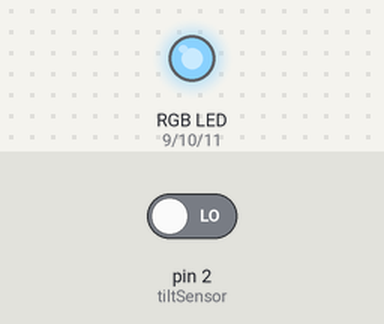
The sketch below on a simulated Arduino Uno, built with avr-gcc and run on an emulated ATmega328P. Shown: an RGB LED mixed from three pins (HIGH = lit). The inputs (shaded band) are chosen by the test bench; at power-on: pin 2 (tiltSensor) LOW.

Above: at 1.2 s.
1.3 s: pin 2 (tiltSensor) driven HIGH
At 2.0 s:
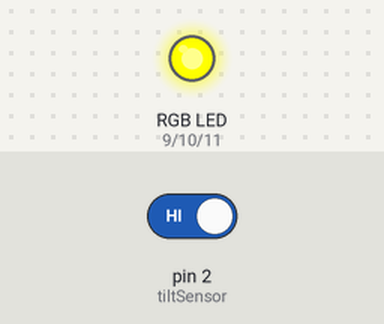
2.8 s: pin 2 (tiltSensor) driven LOW
At 3.1 s:
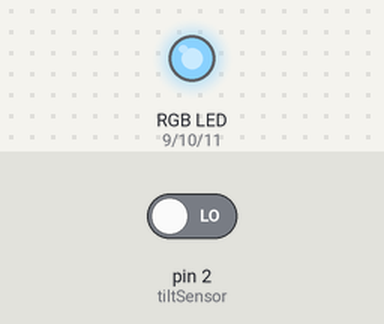
Timing chart, 0 to 5.8 s (numbered marks = the images above; inputs shaded):
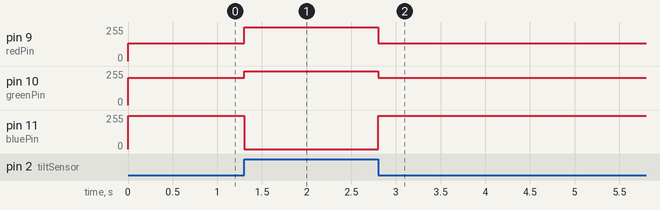

The sketch:

ch25_2.ino
```cpp
const int tiltSensor = 2;
const int redPin = 9;
const int greenPin = 10;
const int bluePin = 11;

void setup() {
    pinMode(tiltSensor, INPUT);
    pinMode(redPin, OUTPUT);
    pinMode(greenPin, OUTPUT);
    pinMode(bluePin, OUTPUT);
}

void setColor(int red, int green, int blue) {
    analogWrite(redPin, red);
    analogWrite(greenPin, green);
    analogWrite(bluePin, blue);
}

void loop() {
    int tiltState = digitalRead(tiltSensor);

    if (tiltState == HIGH) {
        setColor(255, 255, 0); // 노란색 (빨강+초록)
    } else {
        setColor(135, 206, 250); // 하늘색 (RGB 값: 연한 파랑)
    }
}
```

Measured:
- after the input at 1.3 s, pin 9 (redPin): 135/255 → 255/255 at once; pin 10 (greenPin): 206/255 → 255/255 at once; pin 11 (bluePin): 250/255 → 0/255 at once
- after the input at 2.8 s, pin 9 (redPin): 255/255 → 135/255 at once; pin 10 (greenPin): 255/255 → 206/255 at once; pin 11 (bluePin): 0/255 → 250/255 at once
